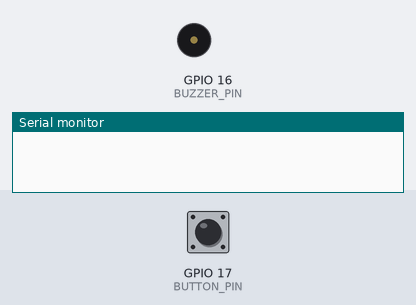
Recording of a sketch running on a simulated ESP32. On the bench: buzzer (waves = sounding), the last lines printed to the serial monitor. Inputs (shaded band) come from the test bench; at power-on: GPIO 17 (BUTTON_PIN) HIGH.

Above: at 1.2 s.
1.3 s: GPIO 17 (BUTTON_PIN) pulled LOW for 0.15 s
At 2.6 s:
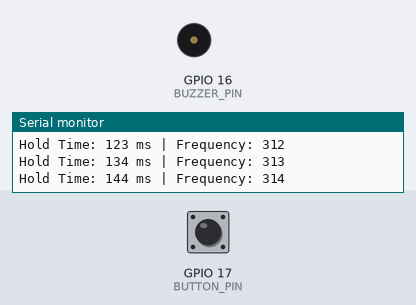
2.9 s: GPIO 17 (BUTTON_PIN) pulled LOW for 1 s
At 3.7 s:
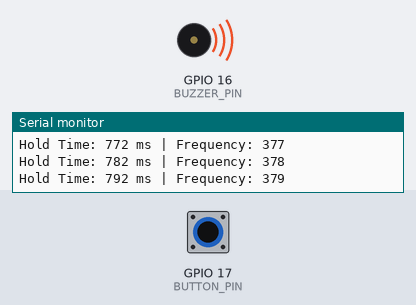
5.4 s: GPIO 17 (BUTTON_PIN) pulled LOW for 0.15 s
At 7.0 s:
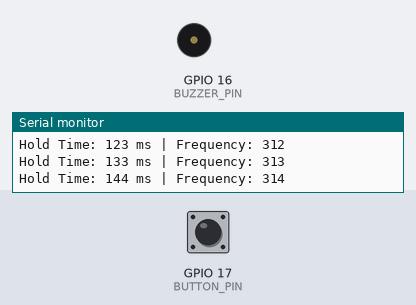
Timing chart, 0 to 8.5 s (numbered marks = the images above; inputs shaded):
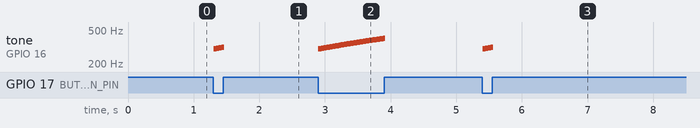

The sketch:

Button_Hold_Pitch_Modulation.ino
```cpp
/*
 * This program measures how long the push button on GPIO 17
 * is held and increases the buzzer frequency as the hold time
 * becomes longer.
 *
 * Releasing the button stops the buzzer.
 */

#include <Arduino.h>

#define BUTTON_PIN  17
#define BUZZER_PIN  16

#define BUZZER_CHANNEL  0
#define BUZZER_RES      8

unsigned long pressStart = 0;
bool buttonPressed = false;

void setup()
{
    Serial.begin(115200);

    // Configure button with pull-up
    pinMode(BUTTON_PIN, INPUT_PULLUP);

    // Configure buzzer PWM
    ledcSetup(BUZZER_CHANNEL, 1000, BUZZER_RES);
    ledcAttachPin(BUZZER_PIN, BUZZER_CHANNEL);

    ledcWrite(BUZZER_CHANNEL, 0);
}

void loop()
{
    bool pressed = digitalRead(BUTTON_PIN) == LOW;

    // Detect button press
    if (pressed && !buttonPressed)
    {
        buttonPressed = true;
        pressStart = millis();
    }

    // Increase pitch while held
    if (pressed)
    {
        unsigned long holdTime = millis() - pressStart;

        int frequency = 300 + (holdTime / 10);

        // Limit the maximum frequency
        frequency = constrain(frequency, 300, 4000);

        ledcWriteTone(BUZZER_CHANNEL, frequency);

        Serial.print("Hold Time: ");
        Serial.print(holdTime);
        Serial.print(" ms | Frequency: ");
        Serial.println(frequency);
    }

    // Detect button release
    if (!pressed && buttonPressed)
    {
        buttonPressed = false;

        // Stop buzzer
        ledcWrite(BUZZER_CHANNEL, 0);
    }

    delay(10);
}
```

Measured:
- after the input at 1.3 s, tone on GPIO 16 (BUZZER_PIN): plays 300 Hz for 0.01 s, 301 Hz for 0.01 s, 302 Hz for 0.01 s, 303 Hz for 0.01 s, 304 Hz for 0.01 s, 305 Hz for 0.01 s … (15 notes in this stretch), starting at once
- after the input at 2.9 s, tone on GPIO 16 (BUZZER_PIN): plays 300 Hz for 0.01 s, 301 Hz for 0.01 s, 302 Hz for 0.01 s, 303 Hz for 0.01 s, 304 Hz for 0.01 s, 305 Hz for 0.01 s … (98 notes in this stretch), starting at once
- after the input at 5.4 s, tone on GPIO 16 (BUZZER_PIN): plays 300 Hz for 0.01 s, 301 Hz for 0.01 s, 302 Hz for 0.01 s, 303 Hz for 0.01 s, 304 Hz for 0.01 s, 305 Hz for 0.01 s … (15 notes in this stretch), starting at once
